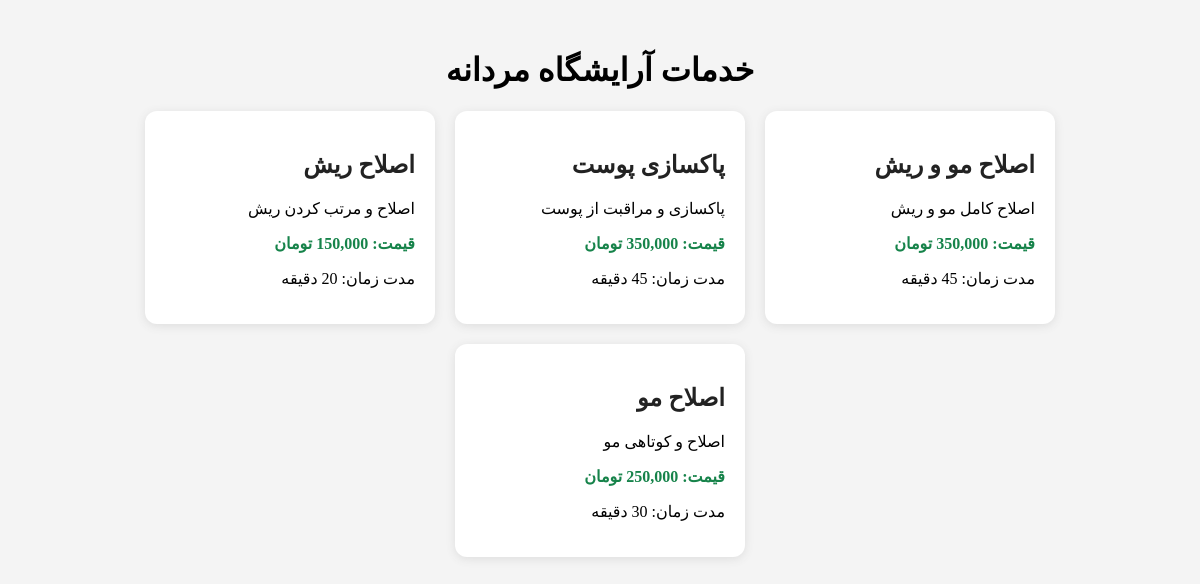
/services.php, run on the app's committed database.
### tables this page shows
CREATE TABLE `services` (
  `id` INT NOT NULL,
  `name` varchar(255) NOT NULL,
  `category_id` INT DEFAULT NULL,
  `description` text DEFAULT NULL,
  `price` decimal(12,2) NOT NULL,
  `duration_minutes` INT NOT NULL,
  `image` varchar(255) DEFAULT NULL,
  `is_active` TINYINT(1) DEFAULT 1,
  `created_at` timestamp NOT NULL DEFAULT CURRENT_TIMESTAMP
);

### services.php (the view, shortened to what this page needs)
<?php
require_once "config/db.php";
$stmt = $conn->prepare(
    "SELECT * FROM services
     WHERE is_active = 1
     ORDER BY id DESC"
);
$stmt->execute();
$services = $stmt->fetchAll(PDO::FETCH_ASSOC);
?>
<!DOCTYPE html>
<html lang="fa" dir="rtl">
<head>
</head>
<body>
<h1>خدمات آرایشگاه مردانه</h1>
<div class="container">
    <?php foreach ($services as $service): ?>
        <div class="service">
            <h2>
                <?= htmlspecialchars($service['name']) ?>
            </h2>
            <p>
                <?= htmlspecialchars($service['description']) ?>
            </p>
            <p class="price">
                قیمت:
                <?= number_format($service['price']) ?>
                تومان
            </p>
            <p>
                مدت زمان:
                <?= htmlspecialchars($service['duration_minutes']) ?>
                دقیقه
            </p>
        </div>
    <?php endforeach; ?>
</div>
</body>
</html>

### services.php (style rules this page uses)
body { font-family: Tahoma; background: #f4f4f4; margin: 0; padding: 30px; }
h1 { text-align: center; }
.container { display: flex; flex-wrap: wrap; justify-content: center; gap: 20px; }
.service { background: white; width: 250px; padding: 20px; border-radius: 12px; box-shadow: 0 2px 10px #ddd; }
.service h2 { color: #222; }
.price { color: #16834a; font-weight: bold; }

### data on the page
services: name "اصلاح مو و ریش", description "اصلاح کامل مو و ریش", price "350,000", duration_minutes "45"
services: name "پاکسازی پوست", description "پاکسازی و مراقبت از پوست", price "350,000", duration_minutes "45"
services: name "اصلاح ریش", description "اصلاح و مرتب کردن ریش", price "150,000"
services: name "اصلاح مو", description "اصلاح و کوتاهی مو", price "250,000"
